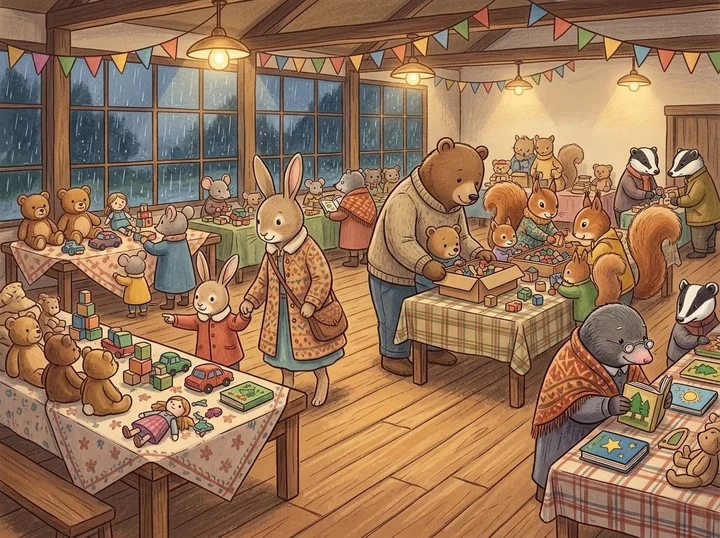
#> input picture assets/places/umbrella/bazaar-photo.webp, 720 x 538 px, given in place of ella-give.webp, which was not available
$ python make-umbrella-cover.py
#> lines starting #> are read from the running program, lines starting #| are printed output that depends on the picture
# The umbrella case's cover (user request 2026-11-26): Ella holding out the star umbrella in the lost and found hall,
# close on her upper body and the umbrella (user request: not her whole body). Both pictures as made
# (assets/characters/ella-give.webp over assets/places/umbrella/hall.webp, the hall grown to match), cut to the list
# photo's ratio (1.42) from her ears down to just under the umbrella.
from PIL import Image
E = Image.open('assets/characters/ella-give.webp').convert('RGBA')
es = 1.1; E = E.resize((round(E.width * es), round(E.height * es)), Image.LANCZOS)
#> after `E = E.resize((round(E.width * es), round(E.height * es)), Image.LANCZO`:
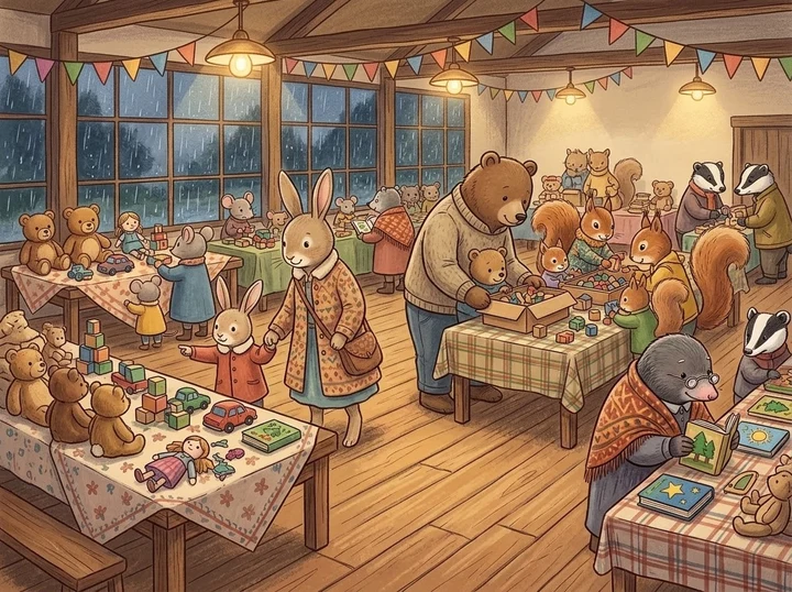
#> E: PIL image 792x592 RGBA; mean R, G, B, A 150.8, 115.1, 86.9, 255
H = Image.open('assets/places/umbrella/hall.webp').convert('RGBA')
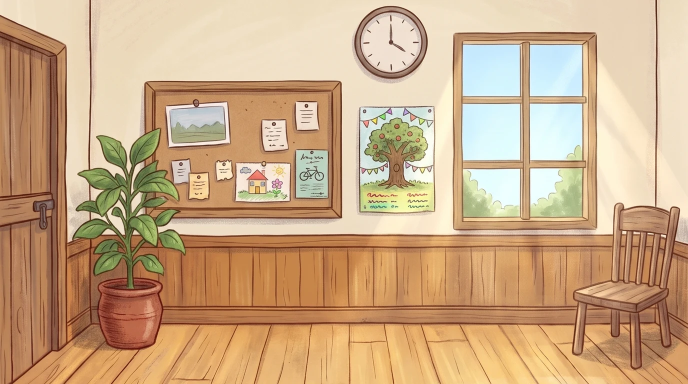
#> input picture assets/places/umbrella/hall.webp, 1376 x 768 px, found by its file name (shown at 1/2 size)
hs = 1.18; H = H.resize((round(H.width * hs), round(H.height * hs)), Image.LANCZOS)
cx = H.width // 2 + round(40 * hs)          # where she stood on the full-body cover
#> cx = 859
ex, ey = cx - E.width // 2, H.height - E.height - round(34 * hs)
#> ex = 463; ey = 274
H.alpha_composite(E, (ex, ey))
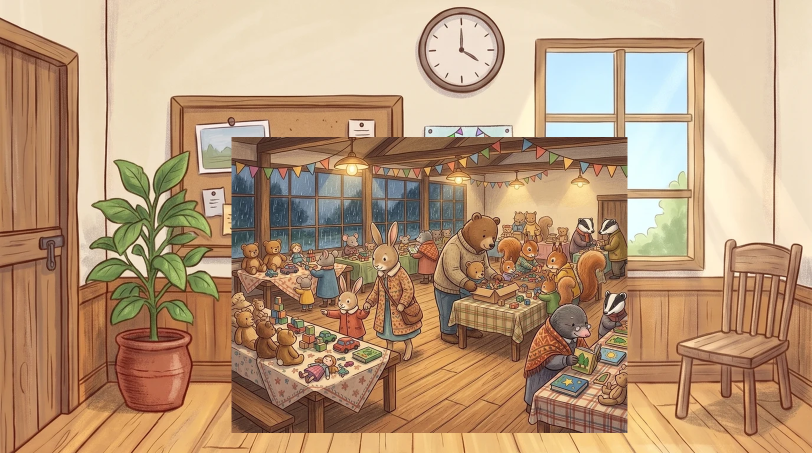
#> H: PIL image 1624x906 RGBA (shown at 1/2 size); mean R, G, B, A 185.4, 153.5, 122.5, 255
W, Ht = 800, round(800 / 1.42)
x0, y0 = cx - W // 2, ey + 6
#> x0 = 459; y0 = 280
H.crop((x0, y0, x0 + W, y0 + Ht)).convert('RGB').save('assets/places/umbrella/ella-cover.webp', quality=88, method=6)
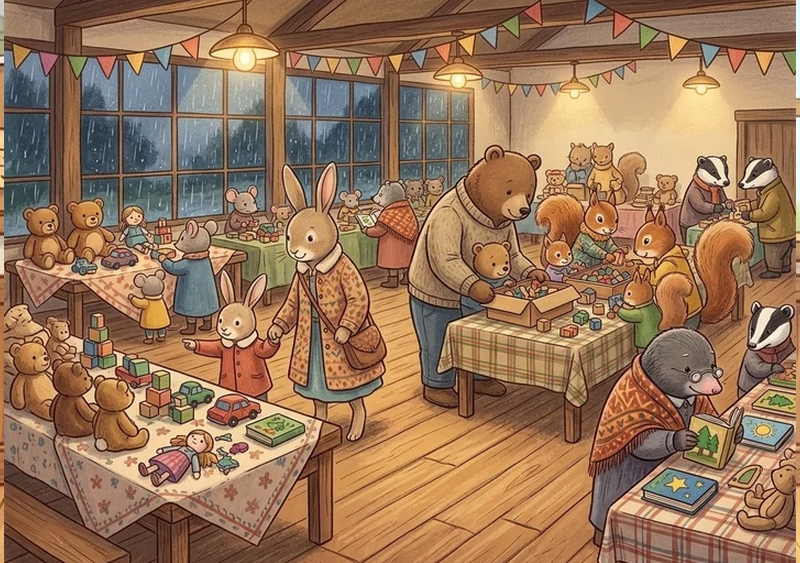
#> saved as ella-cover.webp: PIL image 800x563 RGB; mean R, G, B 152.2, 117, 88.6
print(W, Ht)
